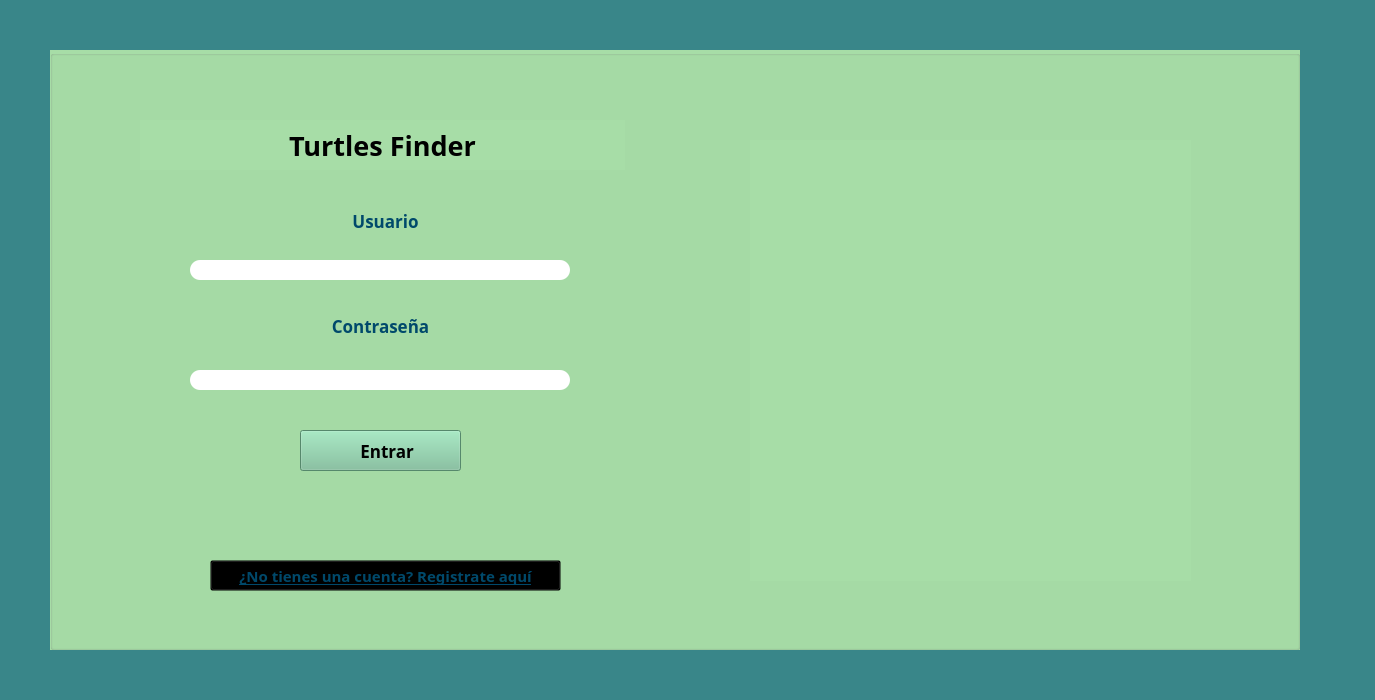
<?xml version="1.0" encoding="UTF-8"?>
<ui version="4.0">
 <class>MainWindow</class>
 <widget class="QMainWindow" name="MainWindow">
  <property name="geometry">
   <rect>
    <x>0</x>
    <y>0</y>
    <width>1375</width>
    <height>700</height>
   </rect>
  </property>
  <property name="minimumSize">
   <size>
    <width>571</width>
    <height>510</height>
   </size>
  </property>
  <property name="maximumSize">
   <size>
    <width>1375</width>
    <height>700</height>
   </size>
  </property>
  <property name="windowTitle">
   <string>Ingreso al sistema</string>
  </property>
  <property name="windowIcon">
   <iconset resource="images.qrc">
    <normaloff>:/Images/if_Turtle_204384.ico</normaloff>:/Images/if_Turtle_204384.ico</iconset>
  </property>
  <property name="styleSheet">
   <string notr="true">background-color: rgb(57, 134, 137);</string>
  </property>
  <widget class="QWidget" name="centralWidget">
   <widget class="QGroupBox" name="groupBox">
    <property name="geometry">
     <rect>
      <x>50</x>
      <y>50</y>
      <width>1250</width>
      <height>600</height>
     </rect>
    </property>
    <property name="minimumSize">
     <size>
      <width>0</width>
      <height>0</height>
     </size>
    </property>
    <property name="maximumSize">
     <size>
      <width>1250</width>
      <height>600</height>
     </size>
    </property>
    <property name="styleSheet">
     <string notr="true">background-color: rgb(167, 221, 167);
</string>
    </property>
    <property name="title">
     <string/>
    </property>
    <widget class="QLineEdit" name="ledPassword">
     <property name="geometry">
      <rect>
       <x>140</x>
       <y>320</y>
       <width>380</width>
       <height>20</height>
      </rect>
     </property>
     <property name="maximumSize">
      <size>
       <width>380</width>
       <height>20</height>
      </size>
     </property>
     <property name="font">
      <font>
       <family>Raleway</family>
      </font>
     </property>
     <property name="styleSheet">
      <string notr="true">border-radius: 10px; 
background-color: rgb(255, 255, 255);
border-color: rgb(147, 255, 88);</string>
     </property>
     <property name="maxLength">
      <number>16</number>
     </property>
     <property name="echoMode">
      <enum>QLineEdit::Password</enum>
     </property>
     <property name="alignment">
      <set>Qt::AlignCenter</set>
     </property>
    </widget>
    <widget class="QPushButton" name="psbEntrar">
     <property name="geometry">
      <rect>
       <x>250</x>
       <y>380</y>
       <width>161</width>
       <height>41</height>
      </rect>
     </property>
     <property name="font">
      <font>
       <family>Raleway</family>
       <pointsize>13</pointsize>
       <weight>75</weight>
       <bold>true</bold>
      </font>
     </property>
     <property name="styleSheet">
      <string notr="true"> QPushButton#psbEntrar {
background-color: rgb(120, 190, 151);
 }

 QPushButton#psbEntrar:hover {
background-color: rgb(56, 134, 136);
color:  rgb(255, 255, 255);
 }</string>
     </property>
     <property name="text">
      <string>   Entrar</string>
     </property>
     <property name="icon">
      <iconset resource="images.qrc">
       <normaloff>:/Images/door_in.ico</normaloff>:/Images/door_in.ico</iconset>
     </property>
     <property name="iconSize">
      <size>
       <width>190</width>
       <height>50</height>
      </size>
     </property>
    </widget>
    <widget class="QLabel" name="lblUsuario">
     <property name="geometry">
      <rect>
       <x>270</x>
       <y>160</y>
       <width>131</width>
       <height>21</height>
      </rect>
     </property>
     <property name="font">
      <font>
       <family>Raleway</family>
       <pointsize>13</pointsize>
       <weight>75</weight>
       <bold>true</bold>
      </font>
     </property>
     <property name="styleSheet">
      <string notr="true">background: transparent;
color: rgb(0, 73, 107);</string>
     </property>
     <property name="text">
      <string>Usuario</string>
     </property>
     <property name="alignment">
      <set>Qt::AlignCenter</set>
     </property>
    </widget>
    <widget class="QPushButton" name="psbRegistrarse">
     <property name="geometry">
      <rect>
       <x>160</x>
       <y>510</y>
       <width>351</width>
       <height>31</height>
      </rect>
     </property>
     <property name="font">
      <font>
       <family>Raleway</family>
       <pointsize>11</pointsize>
       <weight>75</weight>
       <bold>true</bold>
       <underline>true</underline>
      </font>
     </property>
     <property name="cursor">
      <cursorShape>PointingHandCursor</cursorShape>
     </property>
     <property name="mouseTracking">
      <bool>true</bool>
     </property>
     <property name="styleSheet">
      <string notr="true"> QPushButton#psbRegistrarse {
color: rgb(0, 73, 107);
background-color: rgb(120, 190, 151);
background: transparent;
 }

 QPushButton#psbRegistrarse:hover {
color:  rgb(193, 161, 96);
background: transparent;
 }</string>
     </property>
     <property name="text">
      <string>¿No tienes una cuenta? Registrate aquí</string>
     </property>
     <property name="autoDefault">
      <bool>false</bool>
     </property>
    </widget>
    <widget class="QLineEdit" name="ledUsuario">
     <property name="geometry">
      <rect>
       <x>140</x>
       <y>210</y>
       <width>380</width>
       <height>20</height>
      </rect>
     </property>
     <property name="maximumSize">
      <size>
       <width>380</width>
       <height>20</height>
      </size>
     </property>
     <property name="font">
      <font>
       <family>Raleway</family>
       <pointsize>10</pointsize>
      </font>
     </property>
     <property name="styleSheet">
      <string notr="true">border-radius: 10px; 
background-color: rgb(255, 255, 255);
border-color: rgb(147, 255, 88);</string>
     </property>
     <property name="maxLength">
      <number>16</number>
     </property>
     <property name="alignment">
      <set>Qt::AlignCenter</set>
     </property>
     <property name="dragEnabled">
      <bool>false</bool>
     </property>
    </widget>
    <widget class="QLabel" name="lblPassword">
     <property name="geometry">
      <rect>
       <x>270</x>
       <y>260</y>
       <width>121</width>
       <height>31</height>
      </rect>
     </property>
     <property name="font">
      <font>
       <family>Raleway</family>
       <pointsize>13</pointsize>
       <weight>75</weight>
       <bold>true</bold>
      </font>
     </property>
     <property name="styleSheet">
      <string notr="true">background: transparent;
color: rgb(0, 73, 107);</string>
     </property>
     <property name="text">
      <string>Contraseña</string>
     </property>
     <property name="alignment">
      <set>Qt::AlignCenter</set>
     </property>
    </widget>
    <widget class="QLabel" name="lblTitulo">
     <property name="geometry">
      <rect>
       <x>90</x>
       <y>70</y>
       <width>485</width>
       <height>50</height>
      </rect>
     </property>
     <property name="minimumSize">
      <size>
       <width>485</width>
       <height>41</height>
      </size>
     </property>
     <property name="maximumSize">
      <size>
       <width>485</width>
       <height>50</height>
      </size>
     </property>
     <property name="font">
      <font>
       <family>Raleway</family>
       <pointsize>20</pointsize>
       <weight>75</weight>
       <bold>true</bold>
      </font>
     </property>
     <property name="text">
      <string>Turtles Finder</string>
     </property>
     <property name="alignment">
      <set>Qt::AlignCenter</set>
     </property>
    </widget>
    <widget class="QLabel" name="lbImage">
     <property name="geometry">
      <rect>
       <x>700</x>
       <y>90</y>
       <width>441</width>
       <height>441</height>
      </rect>
     </property>
     <property name="text">
      <string/>
     </property>
     <property name="pixmap">
      <pixmap resource="images.qrc">:/Images/Turtli.png</pixmap>
     </property>
     <property name="scaledContents">
      <bool>true</bool>
     </property>
    </widget>
    <zorder>lblTitulo</zorder>
    <zorder>lbImage</zorder>
    <zorder>ledPassword</zorder>
    <zorder>psbEntrar</zorder>
    <zorder>lblUsuario</zorder>
    <zorder>psbRegistrarse</zorder>
    <zorder>ledUsuario</zorder>
    <zorder>lblPassword</zorder>
   </widget>
   <widget class="QLabel" name="lbBack">
    <property name="geometry">
     <rect>
      <x>0</x>
      <y>2</y>
      <width>1371</width>
      <height>701</height>
     </rect>
    </property>
    <property name="text">
     <string/>
    </property>
    <property name="scaledContents">
     <bool>true</bool>
    </property>
   </widget>
   <zorder>lbBack</zorder>
   <zorder>groupBox</zorder>
  </widget>
 </widget>
 <layoutdefault spacing="6" margin="11"/>
 <tabstops>
  <tabstop>ledUsuario</tabstop>
  <tabstop>ledPassword</tabstop>
  <tabstop>psbEntrar</tabstop>
  <tabstop>psbRegistrarse</tabstop>
 </tabstops>
 <resources>
  <include location="images.qrc"/>
 </resources>
 <connections/>
</ui>
